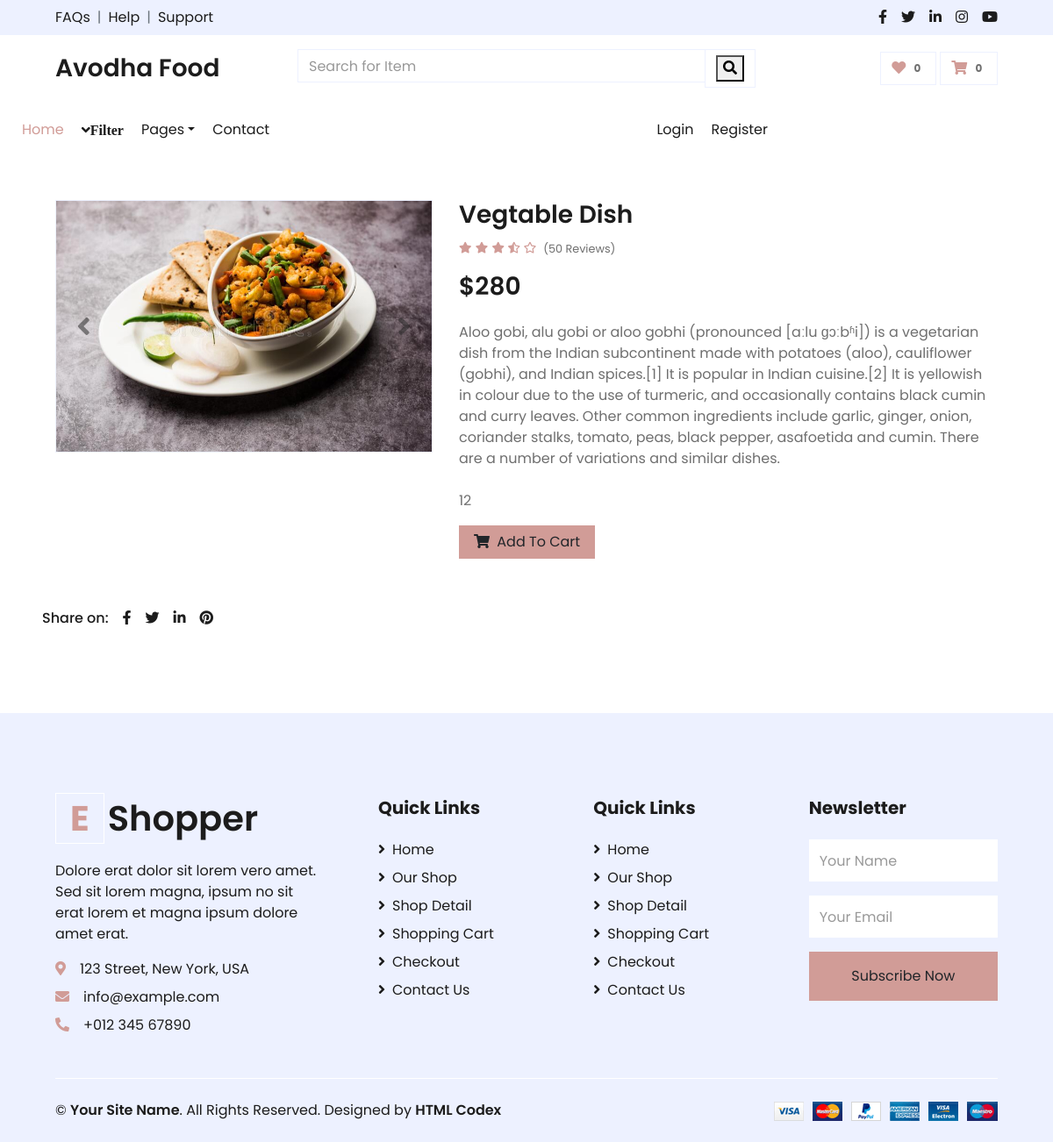
The page /vegtable-recipe/vegtable-dish/ on the database its author committed.
### shop/models.py (models this page shows, shortened)
class Product(models.Model):
    name = models.CharField(max_length=250, unique=True)
    slug = models.SlugField(max_length=250, unique=True)
    img=models.ImageField(upload_to='product')
    desc=models.TextField()
    stock=models.IntegerField()
    available=models.BooleanField()
    price=models.IntegerField()
    category=models.ForeignKey(Category,on_delete=models.CASCADE)

### shop/views.py (the view)
# urls.py: path('<slug:c_slug>/<slug:product_slug>/', views.productDetails, name='details'),
def productDetails(request,c_slug,product_slug):
        try:
            prodt=Product.objects.get(category__slug=c_slug,slug=product_slug)
        except Exception as e:
            raise e
        return render(request,'detail.html',{'pr':prodt})

### cart/context_processor.py (called while the page is built)
def count(request):
    item_count=0
    if 'admin' in request.path:
        return {}
    else:
        try:
            ct=CartList.objects.filter(cart_id=cart_id(request))
            cti=Items.objects.all().filter(cart=ct[:1])
            for c in cti:
                item_count+=c.quantity
        except CartList.DoesNotExist:
            item_count=0
        return dict(itc=item_count)

### cart/views.py (called while the page is built)
def cart_id(request):
    ct_id=request.session.session_key
    if not ct_id:
        ct_id= request.session.create()
    return ct_id

### templates/detail.html (shortened to what this page needs)
{% extends 'base.html' %}
{% load static %}
{% block content %}
<!DOCTYPE html>
<html lang="en">
<head>
    <link href="https://cdnjs.cloudflare.com/ajax/libs/font-awesome/5.10.0/css/all.min.css" rel="stylesheet">
    <link href="{% static 'home/lib/owlcarousel/assets/owl.carousel.min.css' %}" rel="stylesheet">
    <link href="{% static 'home/css/style.css'%}" rel="stylesheet">
</head>
<body>
    <div class="container-fluid py-5">
        <div class="row px-xl-5">
            <div class="col-lg-5 pb-5">
                <div id="product-carousel" class="carousel slide" data-ride="carousel">
                    <div class="carousel-inner border">
                        <div class="carousel-item active">
                            <img class="w-100 h-100" src="{{pr.img.url}}" alt="Image">
                        </div>
                    </div>
                    <a class="carousel-control-prev" href="#product-carousel" data-slide="prev">
                        <i class="fa fa-2x fa-angle-left text-dark"></i>
                    </a>
                    <a class="carousel-control-next" href="#product-carousel" data-slide="next">
                        <i class="fa fa-2x fa-angle-right text-dark"></i>
                    </a>
                </div>
            </div>
            <div class="col-lg-7 pb-5">
                <h3 class="font-weight-semi-bold">{{pr.name}}</h3>
                <div class="d-flex mb-3">
                    <div class="text-primary mr-2">
                        <small class="fas fa-star"></small>
                        <small class="fas fa-star"></small>
                        <small class="fas fa-star"></small>
                        <small class="fas fa-star-half-alt"></small>
                        <small class="far fa-star"></small>
                    </div>
                    <small class="pt-1">(50 Reviews)</small>
                </div>
                <h3 class="font-weight-semi-bold mb-4">${{pr.price}}</h3>
                <p class="mb-4"> {{pr.desc}}</p>
                <p>{{pr.stock}}</p>
                    {% if pr.stock <= 0 %}
                        <h1 style="color:red">Sorry,No stock left</h1style>
                    {% else %}
                        <a  href="{% url 'addcart' pr.id %}" class="btn btn-primary px-3"><i class="fa fa-shopping-cart mr-1"></i> Add To Cart</a>
                            {% endif %}
                </div>
                <div class="d-flex pt-2">
                    <p class="text-dark font-weight-medium mb-0 mr-2">Share on:</p>
                    <div class="d-inline-flex">
                        <a class="text-dark px-2" href="">
                            <i class="fab fa-facebook-f"></i>
                        </a>
                        <a class="text-dark px-2" href="">
                            <i class="fab fa-twitter"></i>
                        </a>
                        <a class="text-dark px-2" href="">
                            <i class="fab fa-linkedin-in"></i>
                        </a>
                        <a class="text-dark px-2" href="">
                            <i class="fab fa-pinterest"></i>
                        </a>
                    </div>
                </div>
            </div>
        </div>
    <div class="container-fluid bg-secondary text-dark mt-5 pt-5">
        <div class="row px-xl-5 pt-5">
            <div class="col-lg-4 col-md-12 mb-5 pr-3 pr-xl-5">
                <a href="" class="text-decoration-none">
                    <h1 class="mb-4 display-5 font-weight-semi-bold"><span class="text-primary font-weight-bold border border-white px-3 mr-1">E</span>Shopper</h1>
                </a>
                <p>Dolore erat dolor sit lorem vero amet. Sed sit lorem magna, ipsum no sit erat lorem et magna ipsum dolore amet erat.</p>
                <p class="mb-2"><i class="fa fa-map-marker-alt text-primary mr-3"></i>123 Street, New York, USA</p>
                <p class="mb-2"><i class="fa fa-envelope text-primary mr-3"></i>info@example.com</p>
                <p class="mb-0"><i class="fa fa-phone-alt text-primary mr-3"></i>+012 345 67890</p>
            </div>
            <div class="col-lg-8 col-md-12">
                <div class="row">
                    <div class="col-md-4 mb-5">
                        <h5 class="font-weight-bold text-dark mb-4">Quick Links</h5>
                        <div class="d-flex flex-column justify-content-start">
                            <a class="text-dark mb-2" href="index.html"><i class="fa fa-angle-right mr-2"></i>Home</a>
                            <a class="text-dark mb-2" href="shop.html"><i class="fa fa-angle-right mr-2"></i>Our Shop</a>
                            <a class="text-dark mb-2" href="detail.html"><i class="fa fa-angle-right mr-2"></i>Shop Detail</a>
                            <a class="text-dark mb-2" href="cart.html"><i class="fa fa-angle-right mr-2"></i>Shopping Cart</a>
                            <a class="text-dark mb-2" href="checkout.html"><i class="fa fa-angle-right mr-2"></i>Checkout</a>
                            <a class="text-dark" href="contact.html"><i class="fa fa-angle-right mr-2"></i>Contact Us</a>
                        </div>
                    </div>
                    <div class="col-md-4 mb-5">
                        <h5 class="font-weight-bold text-dark mb-4">Quick Links</h5>
                        <div class="d-flex flex-column justify-content-start">
                            <a class="text-dark mb-2" href="index.html"><i class="fa fa-angle-right mr-2"></i>Home</a>
                            <a class="text-dark mb-2" href="shop.html"><i class="fa fa-angle-right mr-2"></i>Our Shop</a>
                            <a class="text-dark mb-2" href="detail.html"><i class="fa fa-angle-right mr-2"></i>Shop Detail</a>
                            <a class="text-dark mb-2" href="cart.html"><i class="fa fa-angle-right mr-2"></i>Shopping Cart</a>
                            <a class="text-dark mb-2" href="checkout.html"><i class="fa fa-angle-right mr-2"></i>Checkout</a>
                            <a class="text-dark" href="contact.html"><i class="fa fa-angle-right mr-2"></i>Contact Us</a>
                        </div>
                    </div>
                    <div class="col-md-4 mb-5">
                        <h5 class="font-weight-bold text-dark mb-4">Newsletter</h5>
                        <form action="">
                            <div class="form-group">
                                <input type="text" class="form-control border-0 py-4" placeholder="Your Name" required="required" />
                            </div>
                            <div class="form-group">
                                <input type="email" class="form-control border-0 py-4" placeholder="Your Email"
                                    required="required" />
                            </div>
                            <div>
                                <button class="btn btn-primary btn-block border-0 py-3" type="submit">Subscribe Now</button>
                            </div>
                        </form>
                    </div>
                </div>
            </div>
        </div>
        <div class="row border-top border-light mx-xl-5 py-4">
            <div class="col-md-6 px-xl-0">
                <p class="mb-md-0 text-center text-md-left text-dark">
                    &copy; <a class="text-dark font-weight-semi-bold" href="#">Your Site Name</a>. All Rights Reserved. Designed
                    by
                    <a class="text-dark font-weight-semi-bold" href="https://htmlcodex.com">HTML Codex</a>
                </p>
            </div>
            <div class="col-md-6 px-xl-0 text-center text-md-right">
                <img class="img-fluid" src="home/img/payments.png" alt="">
            </div>
        </div>
    </div>
</body>
</html>
{% endblock %}

### rows shown on the page
Product: img (picture), name "Vegtable Dish", price "280", desc "Aloo gobi, alu gobi or aloo gobhi (pronounced [aːlu ɡɔːbʱi]) is a vegetarian dish from the Indian subcontinent made with potatoes (aloo), cauliflower (gobhi), and Indian spices.[1] It is popular in Indian cuisine.[2] It is yellowish in colour due to the use of turmeric, and occasionally contains black cumin and curry leaves. Other common ingredients include garlic, ginger, onion, coriander stalks, tomato, peas, black pepper, asafoetida and cumin. There are a number of variations and similar dishes.", stock "12"

### other values the page prints
{{ itc }} "0"
